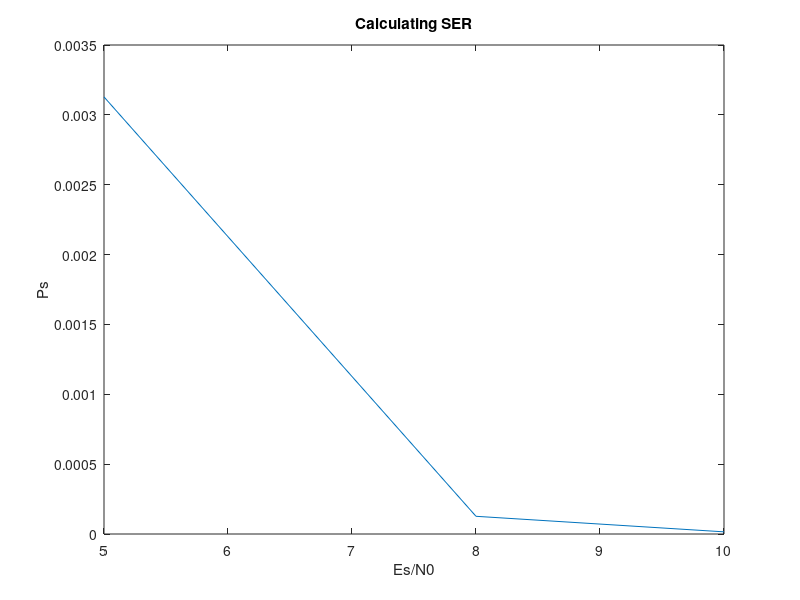

MATLAB code to generate this figure:
#s1=sqrt(2*Es)/2 + j*sqrt(2*Es)/2;
#s2=sqrt(2*Es)/2 - j*sqrt(2*Es)/2;
#s3=-sqrt(2*Es)/2 - j*sqrt(2*Es)/2;
#s4=-sqrt(2*Es)/2 + j*sqrt(2*Es)/2;
#Es/N0=5;
#Eb=Es/2;
#Ps=2*erfc(sqrt(2*Eb/N0))-(erfc(sqrt(2*Eb/N0)))^2;
matrix=[];
EsN0=[5,8,10];

for x=EsN0
  Ps=2*erfc(sqrt(x))-(erfc(sqrt(x)))^2;
  matrix=[matrix Ps];
  #plot(x,Ps);
  #disp(x);
endfor

figure;
plot(EsN0,matrix);
title('Calculating SER');
xlabel('Es/N0');
ylabel('Ps');
